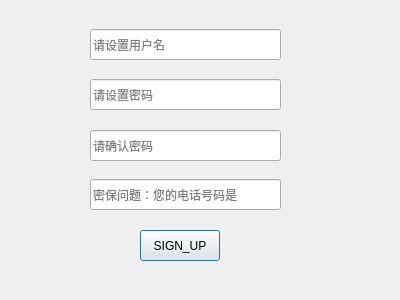
<?xml version="1.0" encoding="UTF-8"?>
<ui version="4.0">
 <class>SIGNUPVIEW</class>
 <widget class="QDialog" name="SIGNUPVIEW">
  <property name="geometry">
   <rect>
    <x>0</x>
    <y>0</y>
    <width>400</width>
    <height>300</height>
   </rect>
  </property>
  <property name="windowTitle">
   <string>Dialog</string>
  </property>
  <widget class="QLineEdit" name="userName">
   <property name="geometry">
    <rect>
     <x>90</x>
     <y>29</y>
     <width>191</width>
     <height>31</height>
    </rect>
   </property>
   <property name="placeholderText">
    <string>请设置用户名</string>
   </property>
  </widget>
  <widget class="QLineEdit" name="passWord">
   <property name="geometry">
    <rect>
     <x>90</x>
     <y>79</y>
     <width>191</width>
     <height>31</height>
    </rect>
   </property>
   <property name="echoMode">
    <enum>QLineEdit::Password</enum>
   </property>
   <property name="placeholderText">
    <string>请设置密码</string>
   </property>
  </widget>
  <widget class="QLineEdit" name="rePsd">
   <property name="geometry">
    <rect>
     <x>90</x>
     <y>130</y>
     <width>191</width>
     <height>31</height>
    </rect>
   </property>
   <property name="echoMode">
    <enum>QLineEdit::Password</enum>
   </property>
   <property name="placeholderText">
    <string>请确认密码</string>
   </property>
  </widget>
  <widget class="QLineEdit" name="answer">
   <property name="geometry">
    <rect>
     <x>90</x>
     <y>179</y>
     <width>191</width>
     <height>31</height>
    </rect>
   </property>
   <property name="placeholderText">
    <string>密保问题：您的电话号码是</string>
   </property>
  </widget>
  <widget class="QPushButton" name="signUp">
   <property name="geometry">
    <rect>
     <x>140</x>
     <y>230</y>
     <width>80</width>
     <height>31</height>
    </rect>
   </property>
   <property name="text">
    <string>SIGN_UP</string>
   </property>
  </widget>
 </widget>
 <resources/>
 <connections/>
</ui>
